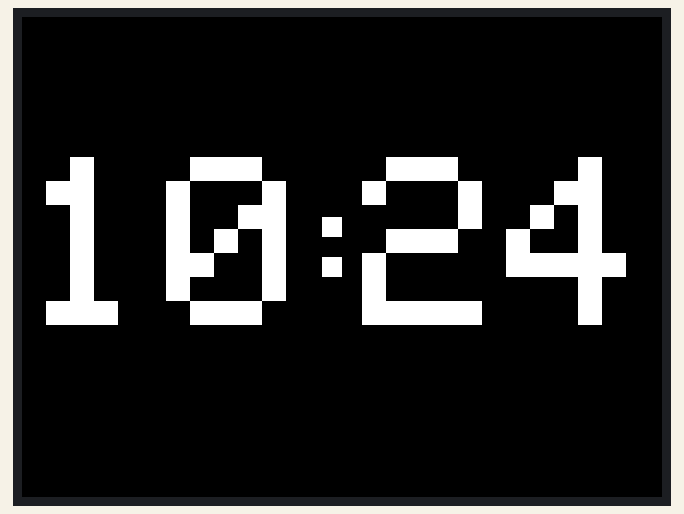
Recording of a sketch running on a simulated Arduino Uno, built with avr-gcc and run on an emulated ATmega328P. Shown: 320×240 colour display. The local clock reads 2024-03-15 10:24:30 at power-on unless the sketch sets it.

Above: at 0.3 s.
At 60.6 s:
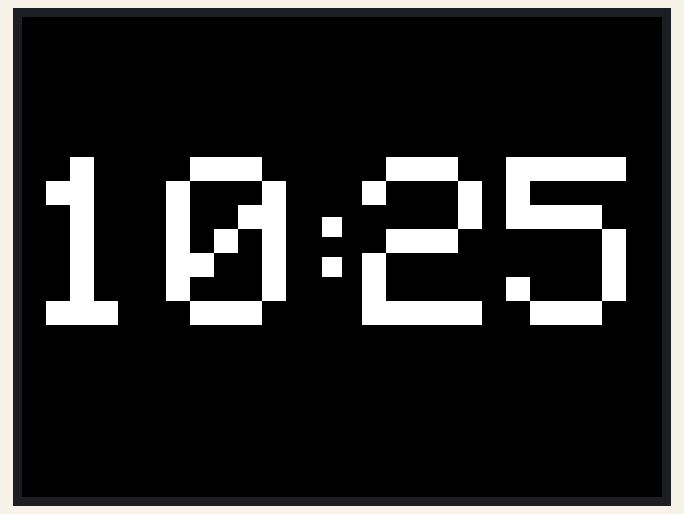
At 121.0 s:
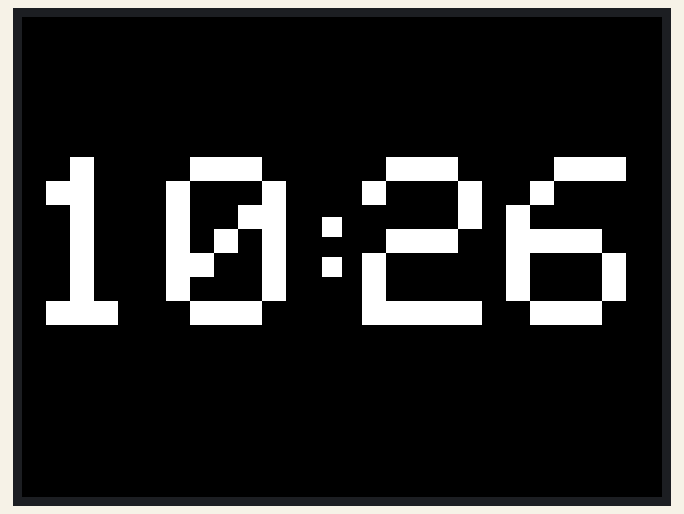

Measured:
- what the display in image 1 shows lasts 15.0 s, from 60.6 s to 75.6 s

The sketch:

Digital_Clock_Horizontal_Code.ino
```cpp
#include <DS3231.h>
#include <Adafruit_GFX.h>
#include <Adafruit_TFTLCD.h>
#include <SPI.h>
#define LCD_CS A3
#define LCD_CD A2
#define LCD_WR A1
#define LCD_RD A0
#define LCD_RESET A4
#define BLACK   0x0000
#define BLUE    0x001F
#define RED     0xF800
#define GREEN   0x07E0
#define CYAN    0x07FF
#define MAGENTA 0xF81F
#define YELLOW  0xFFE0
#define WHITE   0xFFFF
#define BOXSIZE 40
Adafruit_TFTLCD tft(LCD_CS, LCD_CD, LCD_WR, LCD_RD, LCD_RESET);
DS3231  rtc(SDA, SCL);
Time t;
void setup() {
  rtc.begin();
  tft.reset();
  uint16_t identifier = tft.readID();
  tft.begin(identifier);
  tft.fillScreen(BLACK);
  tft.setCursor(0,20);

}

void loop() {
  t=rtc.getTime();
  tft.setRotation(1);
  tft.setTextColor(WHITE);
  tft.setTextSize(12);
  tft.setCursor(0,70);
  if(t.hour<10){
    tft.print("0");
    tft.print(t.hour);
  }
  else{
    tft.print(t.hour);
  }
  tft.setCursor(130,80);
  tft.setTextSize(10);
  tft.print(":");
  tft.setCursor(170,70);
  tft.setTextSize(12);
  if(t.min<10){
    tft.print("0");
    tft.print(t.min);
  }
  else{
    tft.print(t.min);
  }

 delay(15000);
 tft.fillScreen(BLACK);

}
```
